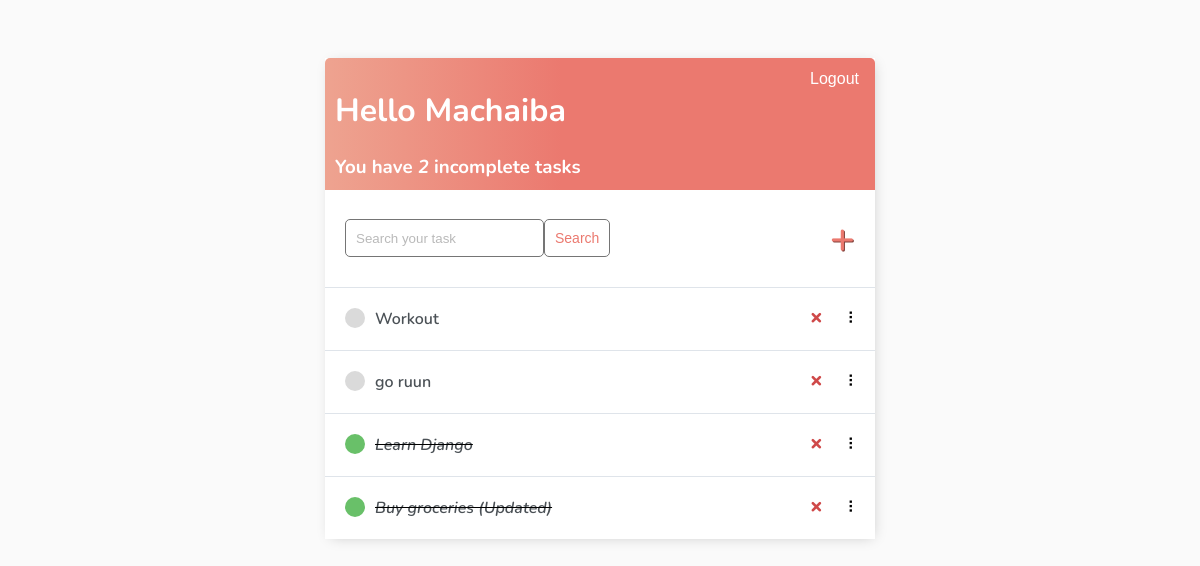
Page / (signed in) on the earlier database version.
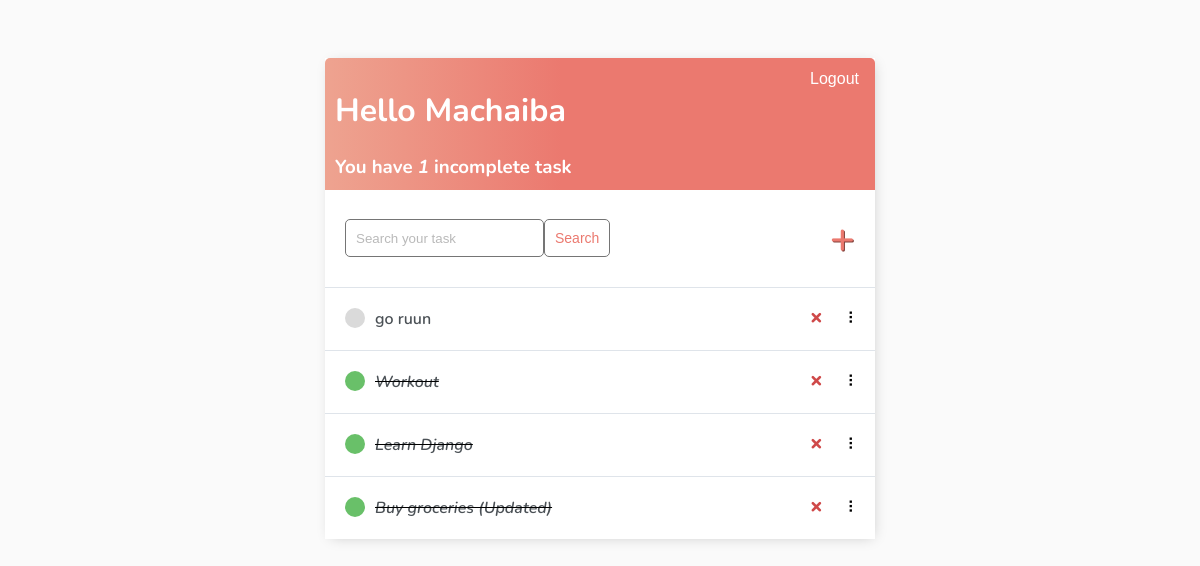
Same page on the later database version.
### base/models.py (models this page shows)
class   Task(models.Model):
    user = models.ForeignKey(User, on_delete=models.CASCADE, null=True, blank=True)
    title = models.CharField(max_length=200)
    description = models.TextField(null=True, blank=True)
    complete = models.BooleanField(default=False)
    created = models.DateTimeField(auto_now_add=True)
    def __str__(self):
        return self.title
    class   Meta:
        ordering = ['complete']

### base/views.py (the view)
# urls.py: path('', TaskList.as_view(), name="tasklist"),
class   TaskList(LoginRequiredMixin, ListView):
    model = Task
    context_object_name = 'tasks'
    def get_context_data(self, **kwargs):
        context = super().get_context_data(**kwargs)
        context['tasks'] = context['tasks'].filter(user=self.request.user)
        context['count'] = context['tasks'].filter(complete=False).count()
        search_input = self.request.GET.get('search-area') or ''
        if search_input:
            context['tasks'] = context['tasks'].filter(title__startswith=search_input)
        context['search_input'] = search_input
        return context

### base/templates/base/task_list.html (shortened to what this page needs)
{% extends 'base/base.html' %} {% block content %}
<div class="header-bar">
    <div>
        <h1>Hello {{request.user|title}}</h1>
        <h3 style="margin:0">You have <i>{{count}}</i> incomplete task{{ count|pluralize:"s" }}</h3>
    </div>
    {% if request.user.is_authenticated %}
    <form method="POST" action="{% url 'logout' %}">
        <button type="submit" style="background-color: transparent; border: none; color: white; cursor: pointer; font-size: 16px;">
            Logout
        </button>
    </form>
    {% else %}
    <a href="{% url 'login' %}">Login</a> {% endif %}
</div>
<div id="search-add-wrapper">
    <form method="GET" style="display: flex;">
        <input type='text' name='search-area' placeholder="Search your task" value="{{search_input}}">
        <input class="button" type="submit" value='Search'>
    </form>
    {% if tasks|length > 0 %}
    <a id="add-link" href="{% url 'taskcreate' %}">&#x2b;</a>
    {% endif %}
</div>
<div id="tasklist" class="task-items-wrapper">
    {% for task in tasks %}
    <div class="task-wrapper" data-position="{{task.pk}}">
        <div class="task-title">
            {% if task.complete %}
            <div class="task-complete-icon"></div>
            <i><s><a href="{% url 'taskupdate' task.id %}">{{task}}</a></s></i> {% else %}
            <div class="task-incomplete-icon"></div>
            <a href="{% url 'taskupdate' task.id %}">{{task}}</a> {% endif %}
        </div>
        <div class="task-controls">
            <a class="delete-link" href="{% url 'taskdelete' task.id %}">&#215;</a>
            <span class="handle">&nbsp;&#10247;</span>
        </div>
    </div>
    {% empty %}
    <div style="text-align: center; padding-bottom: 10px; line-height: 1em;">
        <h3>No new tasks are created.</h3>
        <h3>Create a <a style="text-decoration: none; color: #e53935;" href="{% url 'taskcreate' %}">New task</a> ! </h3>
    </div>
    {% endfor %}
</div>
{% endblock content %}

### base/templates/base/base.html (shortened to what this page needs)
<!DOCTYPE html>
<html lang="en">
<head>
</head>
<body>
    <div class="container">
        {% block content %} {% endblock content %}
    </div>
</body>
</html>

### base/templates/base/base.html (style rules this page uses)
body { background-color: #FAFAFA; font-family: 'Nunito', sans-serif; padding-top: 50px; }
h1, h2, h3, h4, h5, h6, { font-family: 'Raleway', sans-serif; }
a, p { color: #4b5156 }
a { font-weight: 600; }
.container { max-width: 550px; margin: auto; background-color: #fff; -webkit-box-shadow: 2px 2px 13px -4px rgba(0, 0, 0, 0.21); box-shadow: 2px 2px 13px -4px rgba(0, 0, 0, 0.21); }
input { outline: none; border: none; }
.header-bar { display: flex; justify-content: space-between; color: #fff; padding: 10px; border-radius: 5px 5px 0 0; background: linear-gradient(90deg, #EEA390 0%, #EB796F 43%, #EB796F 100%); }
.task-wrapper { display: flex; align-items: center; justify-content: space-between; background-color: #fff; border-top: 1px solid #dfe4ea; overflow: hidden; }
.task-title { display: flex; padding: 20px; }
.task-title a { text-decoration: none; color: #4b5156; margin-left: 10px; }
.task-complete-icon { height: 20px; width: 20px; background-color: rgb(105, 192, 105); border-radius: 50%; }
.task-incomplete-icon { height: 20px; width: 20px; background-color: rgb(218, 218, 218); border-radius: 50%; }
.delete-link { text-decoration: none; font-weight: 900; color: #cf4949; font-size: 22px; line-height: 0; padding: 20px 0px; }
.handle { display: inline-block; padding: 20px 16px; cursor: grab; user-select: none; }
.handle:after, .handle:before { display: block; content: ""; }
#add-link { color: #EB796F; text-decoration: none; font-size: 42px; text-shadow: 1px 1px #81413b; }
#search-add-wrapper { display: flex; justify-content: space-between; align-items: center; padding: 20px; }
input[type=text], input[type=password], textarea { border: 1px solid #757575; border-radius: 5px; padding: 10px; width: 90%; }
::placeholder { font-weight: 300; opacity: 0.5; }
.button { border: 1px solid #757575; background-color: #FFF; color: #EB796F; padding: 10px; font-size: 14px; border-radius: 5px; cursor: pointer; text-decoration: none; }

Differences in the rows shown:
shown differently, row unchanged: Task "go ruun": moves up the list
changed Task "Workout": complete False → True (drawn)
Other differences:
{{ count }}: "2" → "1"
